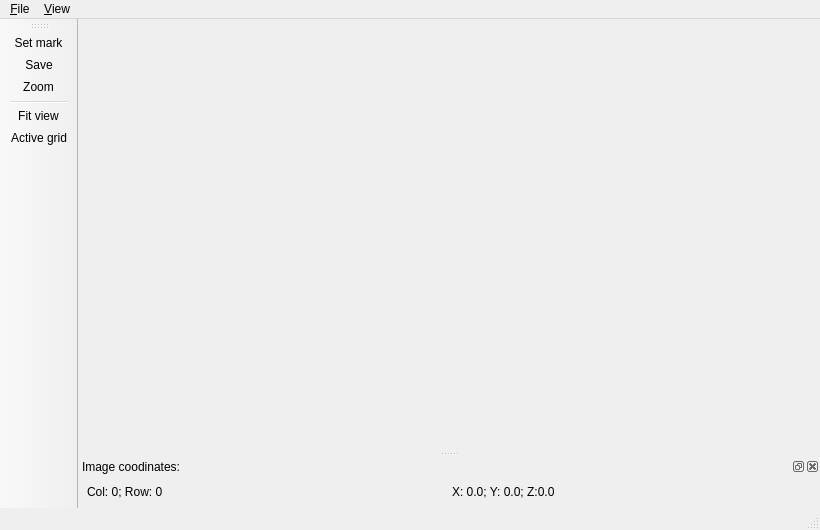
<?xml version="1.0" encoding="UTF-8"?>
<ui version="4.0">
 <class>IOMainWindow</class>
 <widget class="QMainWindow" name="IOMainWindow">
  <property name="geometry">
   <rect>
    <x>0</x>
    <y>0</y>
    <width>820</width>
    <height>530</height>
   </rect>
  </property>
  <property name="windowTitle">
   <string>Image View</string>
  </property>
  <property name="windowIcon">
   <iconset resource="../resource/resource.qrc">
    <normaloff>:/icon/WindowIcon.png</normaloff>:/icon/WindowIcon.png</iconset>
  </property>
  <widget class="QWidget" name="centralwidget">
   <layout class="QGridLayout"/>
  </widget>
  <widget class="QStatusBar" name="statusbar"/>
  <widget class="QToolBar" name="toolBar">
   <property name="mouseTracking">
    <bool>false</bool>
   </property>
   <property name="windowTitle">
    <string>toolBar</string>
   </property>
   <property name="layoutDirection">
    <enum>Qt::LeftToRight</enum>
   </property>
   <property name="autoFillBackground">
    <bool>false</bool>
   </property>
   <property name="toolButtonStyle">
    <enum>Qt::ToolButtonIconOnly</enum>
   </property>
   <attribute name="toolBarArea">
    <enum>LeftToolBarArea</enum>
   </attribute>
   <attribute name="toolBarBreak">
    <bool>false</bool>
   </attribute>
   <addaction name="actionSet_mark"/>
   <addaction name="actionMove"/>
   <addaction name="actionZoom"/>
   <addaction name="separator"/>
   <addaction name="actionFit_view"/>
   <addaction name="actionActive_grid"/>
  </widget>
  <widget class="QDockWidget" name="dockWidget">
   <property name="contextMenuPolicy">
    <enum>Qt::NoContextMenu</enum>
   </property>
   <property name="windowIcon">
    <iconset>
     <normaloff/>
    </iconset>
   </property>
   <property name="floating">
    <bool>false</bool>
   </property>
   <property name="features">
    <set>QDockWidget::AllDockWidgetFeatures</set>
   </property>
   <property name="windowTitle">
    <string>Image coodinates:</string>
   </property>
   <attribute name="dockWidgetArea">
    <number>8</number>
   </attribute>
   <widget class="QWidget" name="dockWidgetContents">
    <layout class="QGridLayout" name="gridLayout">
     <item row="0" column="0">
      <widget class="QLabel" name="label">
       <property name="text">
        <string>Col: 0; Row: 0</string>
       </property>
      </widget>
     </item>
     <item row="0" column="1">
      <widget class="QLabel" name="label_2">
       <property name="text">
        <string>X: 0.0; Y: 0.0; Z:0.0</string>
       </property>
      </widget>
     </item>
    </layout>
   </widget>
  </widget>
  <widget class="QMenuBar" name="menuBar">
   <property name="geometry">
    <rect>
     <x>0</x>
     <y>0</y>
     <width>820</width>
     <height>25</height>
    </rect>
   </property>
   <widget class="QMenu" name="menuView">
    <property name="title">
     <string>&amp;File</string>
    </property>
    <addaction name="actionSet_mark"/>
    <addaction name="actionMove"/>
   </widget>
   <widget class="QMenu" name="menu_View">
    <property name="title">
     <string>&amp;View</string>
    </property>
    <addaction name="actionImage_Coordinates"/>
   </widget>
   <addaction name="menuView"/>
   <addaction name="menu_View"/>
  </widget>
  <action name="actionZoom">
   <property name="checkable">
    <bool>true</bool>
   </property>
   <property name="icon">
    <iconset resource="../resource/resource.qrc">
     <normaloff>:/icon/find.png</normaloff>:/icon/find.png</iconset>
   </property>
   <property name="text">
    <string>&amp;Zoom</string>
   </property>
   <property name="shortcut">
    <string>Ctrl+Z</string>
   </property>
  </action>
  <action name="actionExit">
   <property name="icon">
    <iconset resource="../resource/resource.qrc">
     <normaloff>:/icon/exit2.png</normaloff>:/icon/exit2.png</iconset>
   </property>
   <property name="text">
    <string>&amp;Exit</string>
   </property>
   <property name="shortcut">
    <string>Ctrl+E</string>
   </property>
  </action>
  <action name="actionView_report">
   <property name="icon">
    <iconset resource="../resource/resource.qrc">
     <normaloff>:/icon/table.png</normaloff>:/icon/table.png</iconset>
   </property>
   <property name="text">
    <string>View &amp;report</string>
   </property>
   <property name="shortcut">
    <string>Ctrl+R</string>
   </property>
  </action>
  <action name="actionFit_view">
   <property name="icon">
    <iconset resource="../resource/resource.qrc">
     <normaloff>:/icon/fit.png</normaloff>:/icon/fit.png</iconset>
   </property>
   <property name="text">
    <string>Fit &amp;view</string>
   </property>
   <property name="shortcut">
    <string>Ctrl+V</string>
   </property>
  </action>
  <action name="actionSet_mark">
   <property name="checkable">
    <bool>false</bool>
   </property>
   <property name="icon">
    <iconset resource="../resource/resource.qrc">
     <normaloff>:/icon/mark.png</normaloff>:/icon/mark.png</iconset>
   </property>
   <property name="text">
    <string>&amp;Open</string>
   </property>
   <property name="iconText">
    <string>Set mark</string>
   </property>
   <property name="shortcut">
    <string>Ctrl+S</string>
   </property>
  </action>
  <action name="actionInterior_orientation">
   <property name="icon">
    <iconset resource="../resource/resource.qrc">
     <normaloff>:/icon/interior.ico</normaloff>:/icon/interior.ico</iconset>
   </property>
   <property name="text">
    <string>Interior &amp;orientation</string>
   </property>
   <property name="shortcut">
    <string>Ctrl+O</string>
   </property>
  </action>
  <action name="actionMove">
   <property name="checkable">
    <bool>false</bool>
   </property>
   <property name="icon">
    <iconset resource="../resource/resource.qrc">
     <normaloff>:/icon/move.png</normaloff>:/icon/move.png</iconset>
   </property>
   <property name="text">
    <string>&amp;Save</string>
   </property>
   <property name="shortcut">
    <string>Ctrl+M</string>
   </property>
  </action>
  <action name="actionActive_grid">
   <property name="icon">
    <iconset resource="../resource/resource.qrc">
     <normaloff>:/icon/grid.png</normaloff>:/icon/grid.png</iconset>
   </property>
   <property name="text">
    <string>&amp;Active grid</string>
   </property>
   <property name="iconText">
    <string>Active grid</string>
   </property>
   <property name="shortcut">
    <string>Ctrl+A</string>
   </property>
   <property name="visible">
    <bool>false</bool>
   </property>
  </action>
  <action name="actionImage_Tools">
   <property name="checkable">
    <bool>true</bool>
   </property>
   <property name="checked">
    <bool>true</bool>
   </property>
   <property name="text">
    <string>Image Tools</string>
   </property>
  </action>
  <action name="actionImage_Coordinates">
   <property name="checkable">
    <bool>true</bool>
   </property>
   <property name="checked">
    <bool>true</bool>
   </property>
   <property name="text">
    <string>Image Coordinates</string>
   </property>
  </action>
 </widget>
 <resources>
  <include location="../resource/resource.qrc"/>
 </resources>
 <connections/>
</ui>
